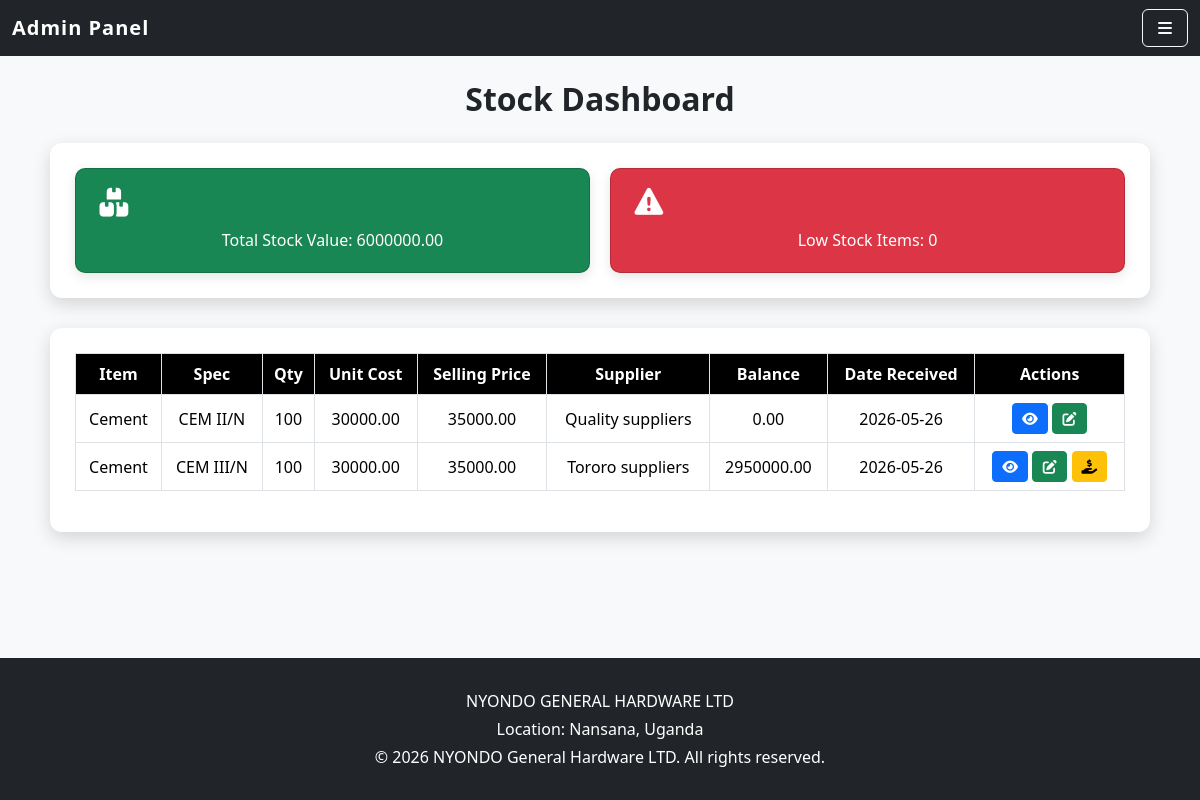
Screenshot of /dashboard/stock/ with the database file from the repository.
### dupapp/models.py (models this page shows, shortened)
class Stock(models.Model):
    item_name = models.CharField(max_length=50)
    specification = models.CharField(max_length=100,blank=True)
    quantity = models.IntegerField()
    unit_cost = models.DecimalField(max_digits=10,decimal_places=2)
    selling_price = models.DecimalField(max_digits=10,decimal_places=2 )
    supplier = models.ForeignKey(Supplier,on_delete=models.CASCADE,related_name='stocks')
    date_received = models.DateTimeField(auto_now_add=True)
    payment_method = models.CharField(max_length=20,choices=[
            ('Cash', 'Cash'),
            ('Credit', 'Credit')
        ]
    )
    amount_paid = models.DecimalField(max_digits=10,decimal_places=2,default=0)
    def balance(self):
        return (self.quantity * self.unit_cost) - self.amount_paid
    def stock_value(self):
        return self.quantity * self.unit_cost

class Supplier(models.Model):
    name = models.CharField(max_length=100, unique=True)
    email = models.EmailField(unique=True)
    contact = models.CharField(max_length=20,blank=True,null=True)
    address = models.CharField(max_length=200,blank=True,null=True)

### dupapp/views.py (the view)
# urls.py: path("dashboard/stock/", views.admin_stock_dashboard, name="admin_stock_dashboard"),
def admin_stock_dashboard(request):
    stocks = Stock.objects.all()
    total_value = sum([s.stock_value() for s in stocks]) if stocks else 0
    low_stock = stocks.filter(quantity__lt=10)
    context = {
        'stocks': stocks,
        'total_value': total_value,
        'low_stock': low_stock,
    }
    return render(request, "admin_stock_dashboard.html", context)

### dupapp/templates/admin_stock_dashboard.html (shortened to what this page needs)
{% extends 'base_admin.html' %}
{% block content %}
<h2 class="page-heading">Stock Dashboard</h2>
<div class="cards-container">
  <div class="card bg-success text-white">
    <i class="fas fa-boxes"></i>
    <div>Total Stock Value: {{ total_value }}</div>
  </div>
  <div class="card bg-danger text-white">
    <i class="fas fa-exclamation-triangle"></i>
    <div>Low Stock Items: {{ low_stock.count }}</div>
  </div>
</div>
<div class="fields-container">
  <table class="table table-bordered">
    <thead>
      <tr>
        <th>Item</th>
        <th>Spec</th>
        <th>Qty</th>
        <th>Unit Cost</th>
        <th>Selling Price</th>
        <th>Supplier</th>
        <th>Balance</th>
        <th>Date Received</th>
        <th>Actions</th>
      </tr>
    </thead>
    <tbody>
      {% for stock in stocks %}
      <tr {% if stock.quantity < 10 %} class="table-danger" {% endif %}>
        <td>{{ stock.item_name }}</td>
        <td>{{ stock.specification }}</td>
        <td>{{ stock.quantity }}</td>
        <td>{{ stock.unit_cost }}</td>
        <td>{{ stock.selling_price }}</td>
        <td>{{ stock.supplier.name }}</td>
        <td>{{ stock.balance }}</td>
        <td>{{ stock.date_received|date:"Y-m-d" }}</td>
        <td>
          <a href="{% url 'admin_view_stock' stock.id %}" class="btn btn-sm btn-primary" title="View">
            <i class="fas fa-eye"></i>
          </a>
          <a href="{% url 'admin_edit_stock' stock.id %}" class="btn btn-sm btn-success" title="Edit">
            <i class="fas fa-edit"></i>
          </a>
          {% if stock.payment_method == "Credit" and stock.balance > 0 %}
            <a href="{% url 'admin_add_supplier_payment' stock.id %}" class="btn btn-sm btn-warning" title="Add Payment">
              <i class="fas fa-hand-holding-usd"></i>
            </a>
          {% endif %}
        </td>
      </tr>
      {% endfor %}
    </tbody>
  </table>
</div>
{% endblock %}

### dupapp/templates/base_admin.html (style rules this page uses)
html, body { height: 100%; margin: 0; padding: 0; }
body { background-color:#f8f9fa; display: flex; flex-direction: column; }
.btn { transition: transform 0.2s ease, box-shadow 0.2s ease; }

### dupapp/templates/admin_stock_dashboard.html (style rules this page uses)
.cards-container { background: #fff; border-radius: 12px; padding: 25px; margin: 20px auto; max-width: 1100px; box-shadow: 0 6px 18px rgba(0,0,0,0.15); display: flex; justify-content: center; gap: 20px; }
.fields-container { background: #fff; border-radius: 12px; padding: 25px; margin: 30px auto; max-width: 1100px; box-shadow: 0 6px 18px rgba(0,0,0,0.15); }
.page-heading { text-align: center; font-weight: 600; margin-bottom: 25px; color: #212529; }
.card { border-radius: 10px; text-align: center; font-weight: 500; padding: 20px; flex: 1; box-shadow: 0 4px 12px rgba(0,0,0,0.1); }
.card i { font-size: 1.8rem; margin-bottom: 10px; display: block; }
.table thead th { background-color: #000; color: #fff; text-align: center; }
.table td { text-align: center; vertical-align: middle; }

### rows the page displays
Stock: item_name "Cement", specification "CEM II/N", quantity "100", unit_cost "30000.00", selling_price "35000.00", supplier.name "Quality suppliers", balance "0.00", date_received "2026-05-26"
Stock: item_name "Cement", specification "CEM III/N", quantity "100", unit_cost "30000.00", selling_price "35000.00", supplier.name "Tororo suppliers", balance "2950000.00", date_received "2026-05-26", payment_method "Credit" (drawn)

### other values shown
{{ total_value }} "6000000.00"
{{ low_stock.count }} "0"
